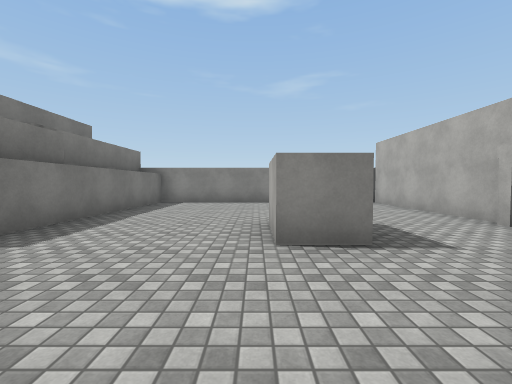
[1] (above)

12 first-person views from a walk through a 3-D level made in the Unity game engine. The camera is 1.3 m above the floor, tilts 2° down and sees 90° across. The floor is counted in squares, 2 m on a side. Each view is taken from the middle of a square. On the plan, view 1 faces up. The plan holds only what a view shows up to about 9 squares ahead; the rest is blank. The player character is not drawn. Surface patterns are stand-ins for the level's own textures.

[2]
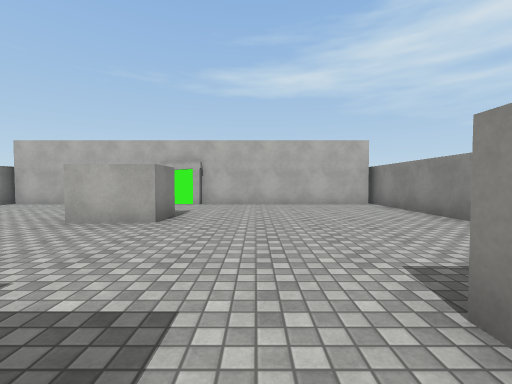

[3]
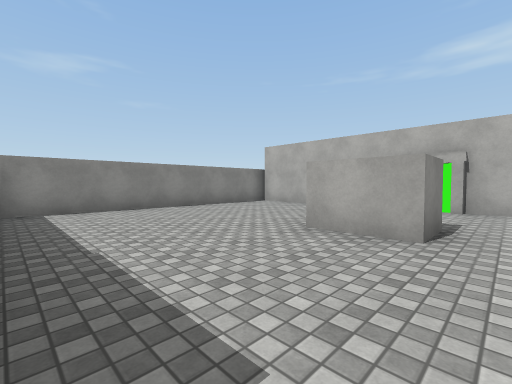

[4]
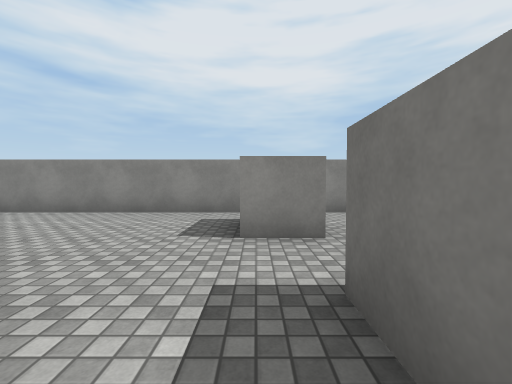

[5]
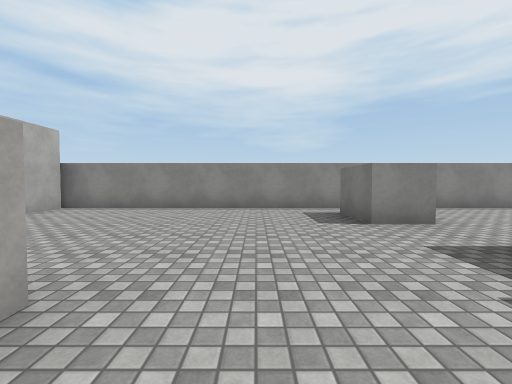

[6]
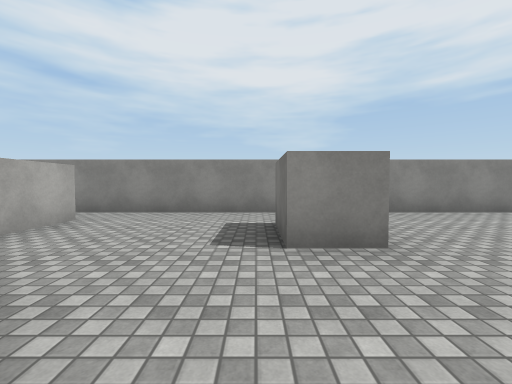

[7]
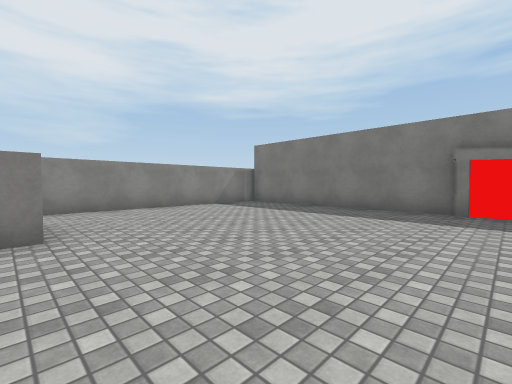

[8]
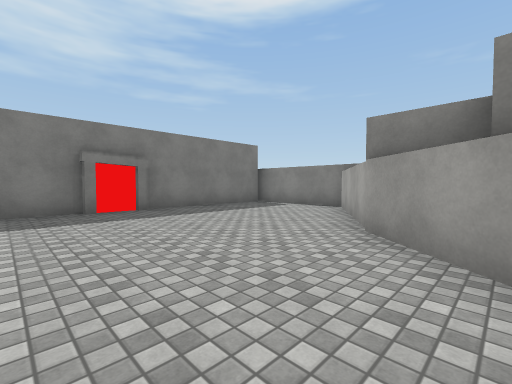

[9]
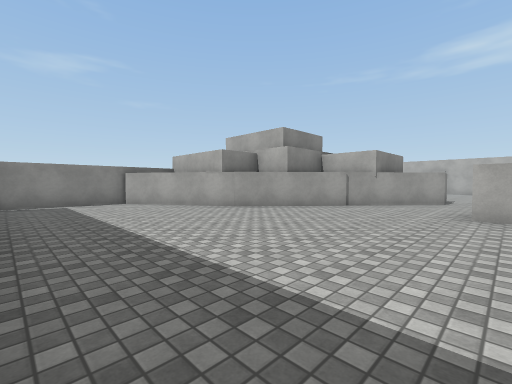

[10]
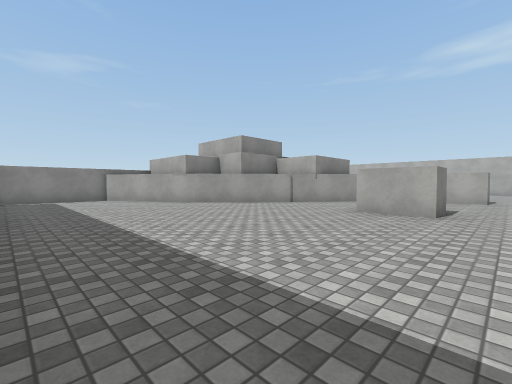

[11]
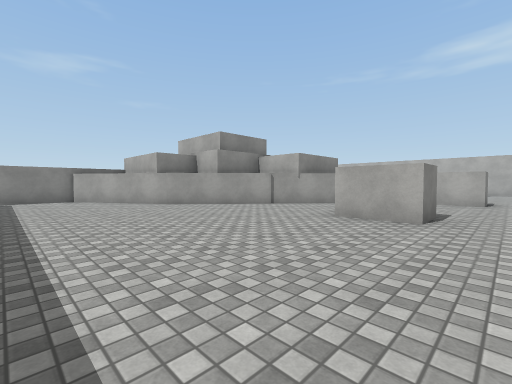

[12]
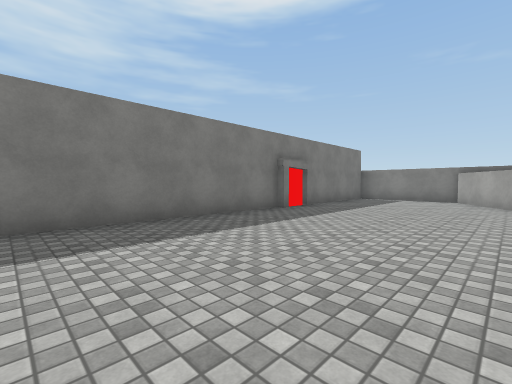

### Floor plan
Ten units are one square. View 1 is at (0, 0); x grows to the right and y downward. Boxes are objects, and circles mark ways between rooms. Rooms are numbered by the first view taken in them; rooms with no view inside come last. Other rooms are left out.
<svg viewBox="-149 -92 196 123">
<path fill="none" stroke="#000" d="M12 -27 2 -27 2 -42M-35 -25 -35 -15M40 -29 40 -36M40 -41 40 -87 -32 -87 -32 -31M-38 0 -28 0 -28 15 -38 15M40 26 40 -28M-45 26 42 26M-83 -5 -73 -5 -73 10 -83 10 -83 -5M-93 -54 -113 -87 -141 -87M-144 -32 -144 24M-144 -44 -144 -34M-47 -14 -95 -56M-141 26 -45 26M-38 15 -38 0M-144 -84 -144 -45"/>
<circle cx="-35" cy="20" r="3" fill="#2a7"/>
<circle cx="-40" cy="-10" r="3" fill="#2a7"/>
<text x="0" y="-30">1</text>
<text x="-100" y="-20">2</text>
</svg>
Room 1 opens to room 2.

Where each view was taken, in squares from view 1:
view 1: 0 up, 0 right, facing up
view 2: 1 up, 4 left, facing right
view 3: 2 up, 3 left, facing up-right
view 4: 3 up, 3 left, facing down
view 5: 4 up, 1 left, facing down
view 6: 3 up, 7 left, facing down
view 7: 4 up, 8 left, facing down-left
view 8: 2 up, 8 left, facing up-left
view 9: 0 up, 14 left, facing up-right
view 10: 2 down, 14 left, facing up-right
view 11: 2 down, 13 left, facing up-right
view 12: 2 down, 10 left, facing up-left
